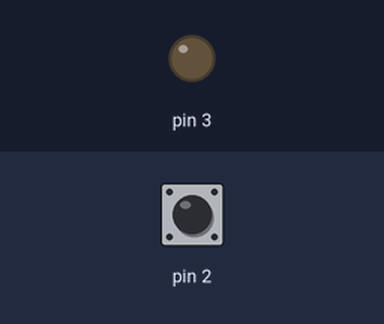
Simulated run of this sketch. Board: Arduino Uno, built with avr-gcc and run on an emulated ATmega328P. On the bench: output pins drawn as LEDs (lit = HIGH). The inputs (shaded band) are chosen by the test bench; at power-on: pin 2 HIGH. What the sketch prints to the serial monitor is not drawn.

Above: at 0.05 s.
At 2.35 s:
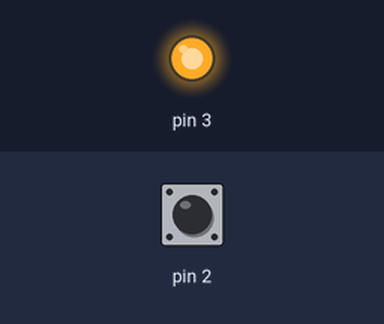
Timing chart, 0 to 7.7 s (numbered marks = the images above):
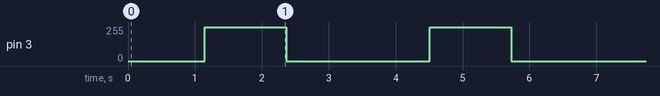

The sketch:

Lab2_2.ino
```cpp
int status;

void setup() {
  // put your setup code here, to run once:
  pinMode(2, INPUT_PULLUP);
  pinMode(3, OUTPUT);
  Serial.begin(9600);
}

void loop() {
  // put your main code here, to run repeatedly:
  status = digitalRead(2);

  for (int i=0;i<=255;i++){
    analogWrite(3,i);
    Serial.println(i);
  }
  for (int i=255;i>=0;i--){
    analogWrite(3,i);
    Serial.println(i);
  }
  delay(1000);
}
```

Measured:
- by itself, pin 3: alternates 255/255 for 1.2 s and 0/255 for 2.1 s
